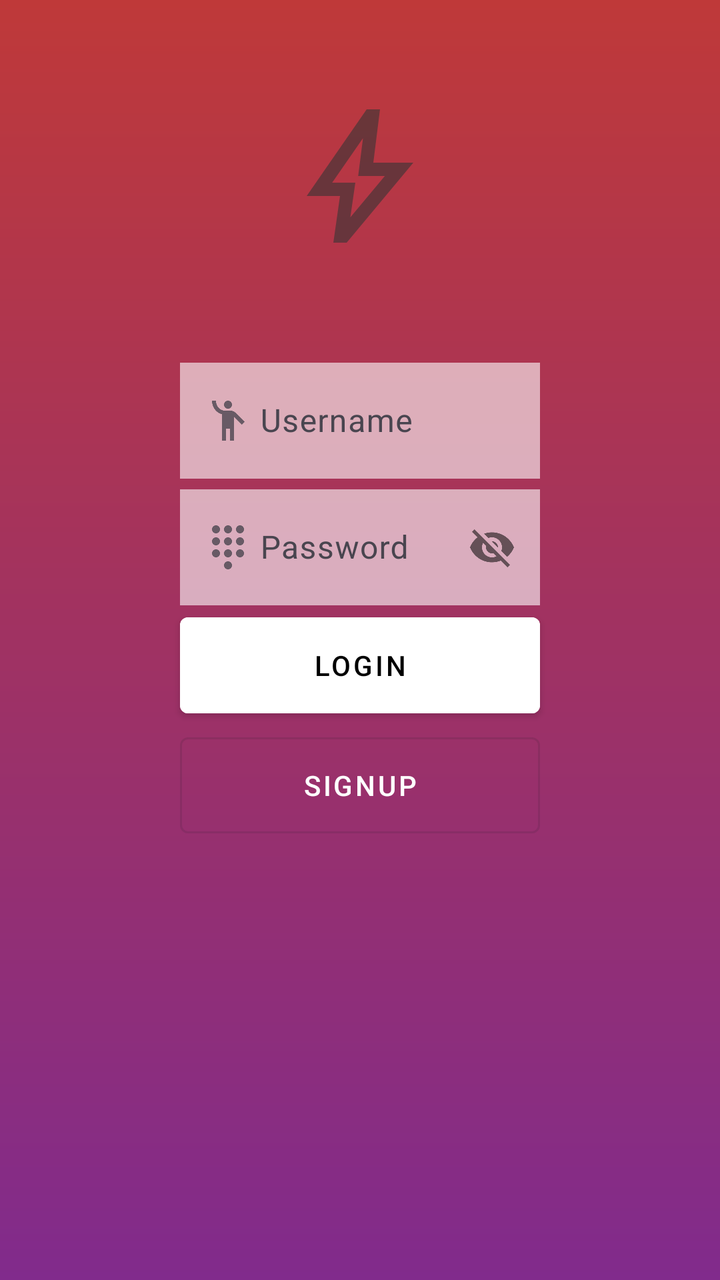
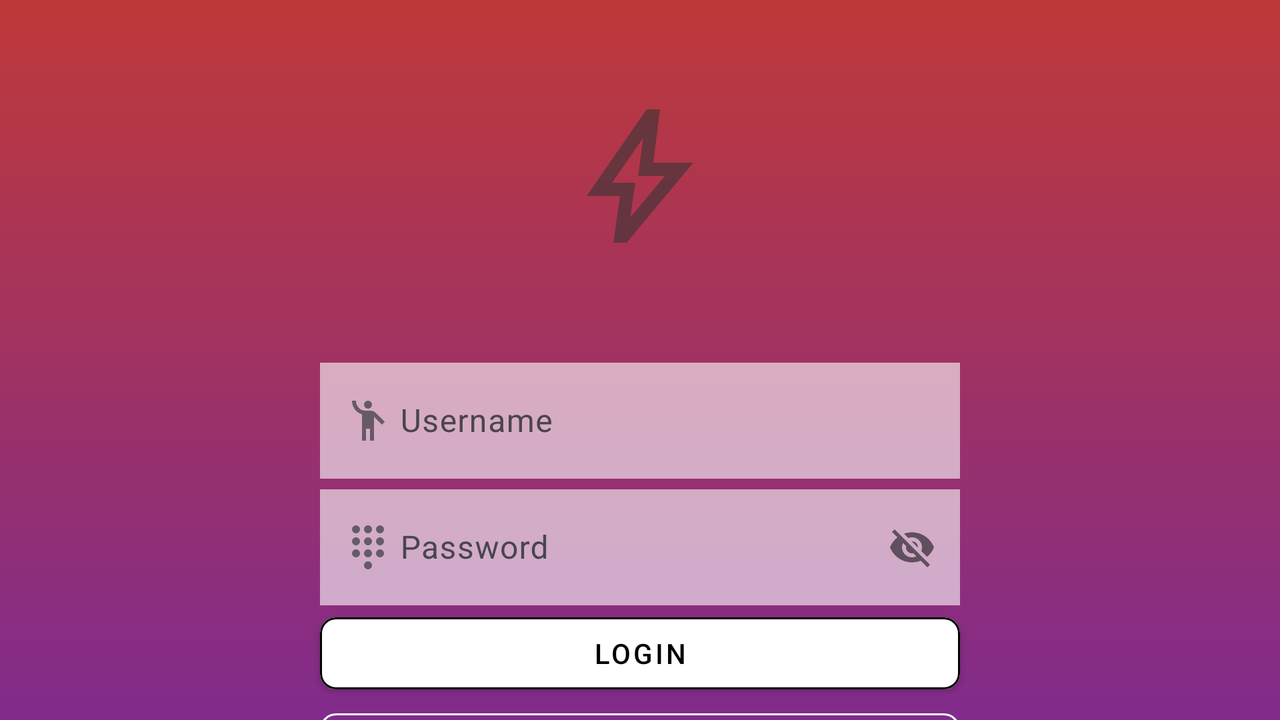

First picture: res/layout/ on a phone held upright. Second picture: the repository's own variant of that layout, on a device whose configuration matches the variant's folder. Source for both follows.
<!-- AndroidManifest.xml: application theme Base.Theme.Nicestart -->
<!-- res/layout/activity_login.xml -->
<?xml version="1.0" encoding="utf-8"?>
<androidx.constraintlayout.widget.ConstraintLayout xmlns:android="http://schemas.android.com/apk/res/android"
    xmlns:tools="http://schemas.android.com/tools"
    android:layout_width="match_parent"
    android:layout_height="match_parent"
    xmlns:app="http://schemas.android.com/apk/res-auto"
    android:background="@drawable/gradient">
    <ImageView
        android:id="@+id/logo"
        android:layout_width="80dp"
        android:layout_height="80dp"
        android:layout_marginTop="48dp"
        android:src="@drawable/ic_thunder"
        app:layout_constraintTop_toTopOf="parent"
        app:layout_constraintLeft_toLeftOf="parent"
        app:layout_constraintRight_toRightOf="parent"/>
    <androidx.constraintlayout.widget.Guideline
        android:id="@+id/guideline1"
        android:layout_width="wrap_content"
        android:layout_height="wrap_content"
        android:orientation="vertical"
        app:layout_constraintGuide_percent="0.25"/>
    <androidx.constraintlayout.widget.Guideline
        android:id="@+id/guideline2"
        android:layout_width="wrap_content"
        android:layout_height="wrap_content"
        android:orientation="vertical"
        app:layout_constraintGuide_percent="0.75"/>


    <com.google.android.material.textfield.TextInputLayout
        android:id="@+id/til1"
        android:layout_width="0dp"
        android:layout_height="wrap_content"
        android:layout_marginTop="48dp"
        app:layout_constraintRight_toRightOf="@id/guideline2"
        app:layout_constraintLeft_toLeftOf="@id/guideline1"
        app:layout_constraintTop_toBottomOf="@id/logo"
        app:startIconDrawable="@drawable/usericon"
        >
        <EditText
            android:layout_width="match_parent"
            android:layout_height="wrap_content"
            android:alpha="0.6"
            android:background="@color/white"
            android:drawableLeft="@drawable/usericon"
            android:hint="Username"
           />
    </com.google.android.material.textfield.TextInputLayout>
    <com.google.android.material.textfield.TextInputLayout
        android:id="@+id/til2"
        android:layout_width="0dp"
        android:layout_height="wrap_content"
        app:layout_constraintRight_toRightOf="@id/guideline2"
        app:layout_constraintLeft_toLeftOf="@id/guideline1"
        app:layout_constraintTop_toBottomOf="@id/til1"
        app:passwordToggleEnabled="true"
        app:hintMaxLines="1"
        app:startIconDrawable="@drawable/password"
        >

        <EditText
            android:layout_width="match_parent"
            android:layout_height="wrap_content"
            android:alpha="0.6"
            android:background="@color/white"
            android:drawableLeft="@drawable/password"

            android:hint="Password"/>
    </com.google.android.material.textfield.TextInputLayout>
    <Button
        android:id="@+id/button1"
        android:layout_width="0dp"
        android:layout_height="60dp"
        app:layout_constraintLeft_toLeftOf="@id/guideline1"
        app:layout_constraintRight_toRightOf="@id/guideline2"
        style="@style/Widget.MaterialComponents.Button"
        app:layout_constraintTop_toBottomOf="@id/til2"
        android:backgroundTint="@color/white"
        android:textColor="@color/black"
        android:text="LOGIN"/>
    <Button
        android:id="@+id/button2"
        android:layout_width="0dp"
        android:layout_height="60dp"
        app:layout_constraintLeft_toLeftOf="@id/guideline1"
        app:layout_constraintRight_toRightOf="@id/guideline2"
        android:textColor="@color/white"
        
        style="@style/Widget.MaterialComponents.Button.OutlinedButton"
        app:layout_constraintTop_toBottomOf="@id/button1"
        android:text="SIGNUP"/>
</androidx.constraintlayout.widget.ConstraintLayout>
<!-- resources referenced by this layout -->
<resources>
  <color name="black">#FF000000</color>
  <color name="white">#FFFFFFFF</color>
  <!-- drawable gradient (drawable) -->
  <?xml version="1.0" encoding="utf-8"?>
  <shape xmlns:android="http://schemas.android.com/apk/res/android"
      android:shape="rectangle">
      <gradient
          android:angle="120"
          android:endColor="@color/Morado"
          android:startColor="@color/Rojo"
          />
  
  
  </shape>
  <!-- drawable ic_thunder (drawable-anydpi) -->
  <vector xmlns:android="http://schemas.android.com/apk/res/android"
      android:width="24dp"
      android:height="24dp"
      android:viewportWidth="960"
      android:viewportHeight="960"
      android:tint="#333333"
      android:alpha="0.6">
    <path
        android:fillColor="@android:color/white"
        android:pathData="M422,728L629,480L469,480L498,253L313,520L452,520L422,728ZM320,880L360,600L160,600L520,80L600,80L560,400L800,400L400,880L320,880ZM471,490L471,490L471,490L471,490L471,490L471,490Z"/>
  </vector>
  <!-- drawable usericon (drawable-anydpi) -->
  <vector xmlns:android="http://schemas.android.com/apk/res/android"
      android:width="24dp"
      android:height="24dp"
      android:viewportWidth="960"
      android:viewportHeight="960"
      android:tint="#000000"
      android:alpha="0.8">
    <path
        android:fillColor="@android:color/white"
        android:pathData="M360,880L360,351Q269,327 214.5,250.5Q160,174 160,80L240,80Q240,163 293.5,221.5Q347,280 430,280L530,280Q560,280 586,291Q612,302 633,323L814,504L758,560L600,402L600,880L520,880L520,640L440,640L440,880L360,880ZM480,240Q447,240 423.5,216.5Q400,193 400,160Q400,127 423.5,103.5Q447,80 480,80Q513,80 536.5,103.5Q560,127 560,160Q560,193 536.5,216.5Q513,240 480,240Z"/>
  </vector>
  <!-- from res/values-v23/ -->
  <style name="Base.Theme.Nicestart" parent="Base.Base.Theme.Nicestart">
          
          <item name="android:navigationBarColor">@android:color/transparent</item>
          <item name="android:statusBarColor">@android:color/transparent</item>
          <item name="android:windowLightStatusBar">?attr/isLightTheme</item>
      </style>
  <color name="Morado">#812B8C</color>
  <color name="Rojo">#BF3939</color>
  <style name="Base.Base.Theme.Nicestart" parent="Theme.Material3.DayNight.NoActionBar">
          
          
      </style>
</resources>
<!-- res/layout-land/activity_login.xml (the repository's variant of the layout above) -->
<!-- drawn on the phone turned sideways -->
<?xml version="1.0" encoding="utf-8"?>
<androidx.constraintlayout.widget.ConstraintLayout xmlns:android="http://schemas.android.com/apk/res/android"
    xmlns:tools="http://schemas.android.com/tools"
    android:layout_width="match_parent"
    android:layout_height="match_parent"
    android:id="@+id/login"
    xmlns:app="http://schemas.android.com/apk/res-auto"
    android:background="@drawable/gradient">
    <ImageView
        android:id="@+id/logo"
        android:layout_width="80dp"
        android:layout_height="80dp"
        android:layout_marginTop="48dp"
        android:src="@drawable/ic_thunder"
        app:layout_constraintTop_toTopOf="parent"
        app:layout_constraintLeft_toLeftOf="parent"
        app:layout_constraintRight_toRightOf="parent"/>
    <androidx.constraintlayout.widget.Guideline
        android:id="@+id/guideline1"
        android:layout_width="wrap_content"
        android:layout_height="wrap_content"
        android:orientation="vertical"
        app:layout_constraintGuide_percent="0.25"/>
    <androidx.constraintlayout.widget.Guideline
        android:id="@+id/guideline2"
        android:layout_width="wrap_content"
        android:layout_height="wrap_content"
        android:orientation="vertical"
        app:layout_constraintGuide_percent="0.75"/>


    <com.google.android.material.textfield.TextInputLayout
        android:id="@+id/til1"
        android:layout_width="0dp"
        android:layout_height="wrap_content"
        android:layout_marginTop="48dp"
        app:layout_constraintRight_toRightOf="@id/guideline2"
        app:layout_constraintLeft_toLeftOf="@id/guideline1"
        app:layout_constraintTop_toBottomOf="@id/logo"
        app:startIconDrawable="@drawable/usericon"
        >
        <EditText
            android:layout_width="match_parent"
            android:layout_height="wrap_content"
            android:alpha="0.6"
            android:background="@android:color/white"
            android:drawableLeft="@drawable/usericon"
            android:hint="Username"
           />
    </com.google.android.material.textfield.TextInputLayout>
    <com.google.android.material.textfield.TextInputLayout
        android:id="@+id/til2"
        android:layout_width="0dp"
        android:layout_height="wrap_content"
        app:layout_constraintRight_toRightOf="@id/guideline2"
        app:layout_constraintLeft_toLeftOf="@id/guideline1"
        app:layout_constraintTop_toBottomOf="@id/til1"
        app:passwordToggleEnabled="true"
        app:hintMaxLines="1"
        app:startIconDrawable="@drawable/password"
        >

        <EditText
            android:layout_width="match_parent"
            android:layout_height="wrap_content"
            android:alpha="0.6"
            android:background="@android:color/white"
            android:drawableLeft="@drawable/password"

            android:hint="Password"/>
    </com.google.android.material.textfield.TextInputLayout>
    <Button
        android:id="@+id/LoginButton"
        android:layout_width="0dp"

        style="@style/button"
        android:onClick="openMain"
        app:layout_constraintLeft_toLeftOf="@id/guideline1"
        app:layout_constraintRight_toRightOf="@id/guideline2"
        app:layout_constraintTop_toBottomOf="@id/til2"
        android:backgroundTint="@color/buttoncustom"
        android:textColor="@android:color/black"
        android:text="@string/Login"/>
    <Button
        android:id="@+id/SignupButton"
        android:layout_width="0dp"
        android:onClick="openSignup"
        app:layout_constraintLeft_toLeftOf="@id/guideline1"
        app:layout_constraintRight_toRightOf="@id/guideline2"
        app:layout_constraintTop_toBottomOf="@id/LoginButton"
        android:text="@string/Signup"
        style="@style/buttonoutlined" />
</androidx.constraintlayout.widget.ConstraintLayout>
<!-- resources referenced by the variant -->
<!-- as the phone turned sideways resolves them -->
<resources>
  <!-- drawable gradient (drawable) -->
  <?xml version="1.0" encoding="utf-8"?>
  <shape xmlns:android="http://schemas.android.com/apk/res/android"
      android:shape="rectangle">
      <gradient
          android:angle="120"
          android:endColor="@color/Morado"
          android:startColor="@color/Rojo"
          />
  
  
  </shape>
  <!-- drawable ic_thunder (drawable-anydpi) -->
  <vector xmlns:android="http://schemas.android.com/apk/res/android"
      android:width="24dp"
      android:height="24dp"
      android:viewportWidth="960"
      android:viewportHeight="960"
      android:tint="#333333"
      android:alpha="0.6">
    <path
        android:fillColor="@android:color/white"
        android:pathData="M422,728L629,480L469,480L498,253L313,520L452,520L422,728ZM320,880L360,600L160,600L520,80L600,80L560,400L800,400L400,880L320,880ZM471,490L471,490L471,490L471,490L471,490L471,490Z"/>
  </vector>
  <!-- drawable usericon (drawable-anydpi) -->
  <vector xmlns:android="http://schemas.android.com/apk/res/android"
      android:width="24dp"
      android:height="24dp"
      android:viewportWidth="960"
      android:viewportHeight="960"
      android:tint="#000000"
      android:alpha="0.8">
    <path
        android:fillColor="@android:color/white"
        android:pathData="M360,880L360,351Q269,327 214.5,250.5Q160,174 160,80L240,80Q240,163 293.5,221.5Q347,280 430,280L530,280Q560,280 586,291Q612,302 633,323L814,504L758,560L600,402L600,880L520,880L520,640L440,640L440,880L360,880ZM480,240Q447,240 423.5,216.5Q400,193 400,160Q400,127 423.5,103.5Q447,80 480,80Q513,80 536.5,103.5Q560,127 560,160Q560,193 536.5,216.5Q513,240 480,240Z"/>
  </vector>
  <string name="Login">Login</string>
  <string name="Signup">SignUp</string>
  <style name="button" parent="Widget.MaterialComponents.Button">
          <item name="android:layout_height">wrap_content</item>
          <item name="android:textColor">@android:color/black</item>
          <item name="cornerRadius">8dp</item>
          <item name="strokeWidth">1dp</item>
      </style>
  <style name="buttonoutlined" parent="Widget.MaterialComponents.Button.OutlinedButton">
          <item name="android:layout_height">wrap_content</item>
          <item name="android:textColor">@android:color/white</item>
          <item name="cornerRadius">8dp</item>
          <item name="strokeColor">@android:color/white</item>
          <item name="strokeWidth">1dp</item>
      </style>
  <!-- from res/values-v23/ -->
  <style name="Base.Theme.Nicestart" parent="Base.Base.Theme.Nicestart">
          
          <item name="android:navigationBarColor">@android:color/transparent</item>
          <item name="android:statusBarColor">@android:color/transparent</item>
          <item name="android:windowLightStatusBar">?attr/isLightTheme</item>
      </style>
  <color name="Morado">#812B8C</color>
  <color name="Rojo">#BF3939</color>
  <style name="Base.Base.Theme.Nicestart" parent="Theme.Material3.DayNight.NoActionBar">
          
          
      </style>
</resources>
